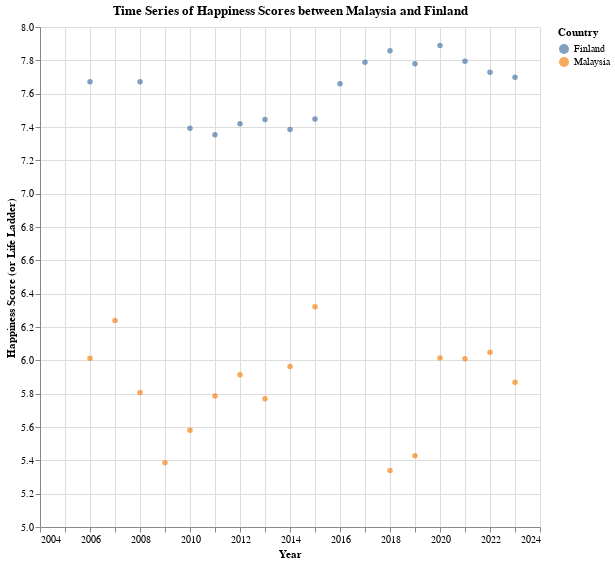

Here is the notebook cell this chart was saved with:
### Markdown cell above
### Interactive Time Series Chart Comparing Happiness Scores

### Code cell
### CHART COMPARING HAPPINESS SCORES BETWEEN MALAYSIA AND FINLAND ###

alt.Chart(df_fm, title = "Time Series of Happiness Scores between Malaysia and Finland"
          ).mark_circle().properties(width = 500, height = 500).encode(
    x = alt.X('year', title = "Year",
              scale = alt.Scale(domain = [2004, 2024]),     # Customise x-axis limits
              axis = alt.Axis(format = 'd',                 # Format variable as plain integers (i.e., remove comma)
                              tickCount = 21                # Set one tick per year
                              )
              ),
    y = alt.Y('Life Ladder', title = "Happiness Score (or Life Ladder)",
              scale = alt.Scale(domain = [5, 8])            # Customise y-axis limits
              ),
    color = alt.Color('Country name', title = 'Country'),
    tooltip = ['Country name', 'year', 'Life Ladder']       # Interactivity
)

### Figure 1 — Vega-Lite specification as saved in the notebook (floating-point values rounded to 4 significant figures)
{"config": {"view": {"continuousWidth": 300, "continuousHeight": 300}}, "data": {"name": "data-a6ee15c20d6953aef5f1a50322c579a4"}, "mark": {"type": "circle"}, "encoding": {"color": {"field": "Country name", "title": "Country", "type": "nominal"}, "tooltip": [{"field": "Country name", "type": "nominal"}, {"field": "year", "type": "quantitative"}, {"field": "Life Ladder", "type": "quantitative"}], "x": {"axis": {"format": "d", "tickCount": 21}, "field": "year", "scale": {"domain": [2004, 2024]}, "title": "Year", "type": "quantitative"}, "y": {"field": "Life Ladder", "scale": {"domain": [5, 8]}, "title": "Happiness Score (or Life Ladder)", "type": "quantitative"}}, "height": 500, "title": "Time Series of Happiness Scores between Malaysia and Finland", "width": 500, "$schema": "https://vega.github.io/schema/vega-lite/v5.20.1.json", "datasets": {"data-a6ee15c20d6953aef5f1a50322c579a4": [{"Country name": "Finland", "year": 2006, "Life Ladder": 7.672, "Log GDP per capita": 10.74, "Social support": 0.965, "Healthy life expectancy at birth": 68.72, "Freedom to make life choices": 0.969, "Generosity": -0.011, "Perceptions of corruption": 0.132, "Positive affect": 0.683, "Negative affect": 0.172}, {"Country name": "Finland", "year": 2008, "Life Ladder": 7.671, "Log GDP per capita": 10.8, "Social support": 0.951, "Healthy life expectancy at birth": 69.16, "Freedom to make life choices": 0.934, "Generosity": 0.022, "Perceptions of corruption": 0.217, "Positive affect": 0.691, "Negative affect": 0.144}, {"Country name": "Finland", "year": 2010, "Life Ladder": 7.393, "Log GDP per capita": 10.73, "Social support": 0.935, "Healthy life expectancy at birth": 69.6, "Freedom to make life choices": 0.916, "Generosity": 0.085, "Perceptions of corruption": 0.413, "Positive affect": 0.758, "Negative affect": 0.202}, {"Country name": "Finland", "year": 2011, "Life Ladder": 7.354, "Log GDP per capita": 10.75, "Social support": 0.938, "Healthy life expectancy at birth": 69.82, "Freedom to make life choices": 0.936, "Generosity": 0.095, "Perceptions of corruption": 0.32, "Positive affect": 0.709, "Negative affect": 0.205}, {"Country name": "Finland", "year": 2012, "Life Ladder": 7.42, "Log GDP per capita": 10.73, "Social support": 0.928, "Healthy life expectancy at birth": 70.04, "Freedom to make life choices": 0.921, "Generosity": -0.007, "Perceptions of corruption": 0.361, "Positive affect": 0.742, "Negative affect": 0.202}, {"Country name": "Finland", "year": 2013, "Life Ladder": 7.445, "Log GDP per capita": 10.72, "Social support": 0.941, "Healthy life expectancy at birth": 70.26, "Freedom to make life choices": 0.919, "Generosity": 0.034, "Perceptions of corruption": 0.306, "Positive affect": 0.752, "Negative affect": 0.195}, {"Country name": "Finland", "year": 2014, "Life Ladder": 7.385, "Log GDP per capita": 10.71, "Social support": 0.952, "Healthy life expectancy at birth": 70.48, "Freedom to make life choices": 0.933, "Generosity": -0.007, "Perceptions of corruption": 0.265, "Positive affect": 0.766, "Negative affect": 0.199}, {"Country name": "Finland", "year": 2015, "Life Ladder": 7.448, "Log GDP per capita": 10.72, "Social support": 0.948, "Healthy life expectancy at birth": 70.7, "Freedom to make life choices": 0.93, "Generosity": 0.105, "Perceptions of corruption": 0.223, "Positive affect": 0.736, "Negative affect": 0.191}, {"Country name": "Finland", "year": 2016, "Life Ladder": 7.66, "Log GDP per capita": 10.74, "Social support": 0.954, "Healthy life expectancy at birth": 70.78, "Freedom to make life choices": 0.948, "Generosity": -0.033, "Perceptions of corruption": 0.25, "Positive affect": 0.769, "Negative affect": 0.182}, {"Country name": "Finland", "year": 2017, "Life Ladder": 7.788, "Log GDP per capita": 10.77, "Social support": 0.964, "Healthy life expectancy at birth": 70.85, "Freedom to make life choices": 0.962, "Generosity": -0.008, "Perceptions of corruption": 0.192, "Positive affect": 0.756, "Negative affect": 0.176}, {"Country name": "Finland", "year": 2018, "Life Ladder": 7.858, "Log GDP per capita": 10.78, "Social support": 0.962, "Healthy life expectancy at birth": 70.92, "Freedom to make life choices": 0.938, "Generosity": -0.133, "Perceptions of corruption": 0.199, "Positive affect": 0.749, "Negative affect": 0.182}, {"Country name": "Finland", "year": 2019, "Life Ladder": 7.78, "Log GDP per capita": 10.79, "Social support": 0.937, "Healthy life expectancy at birth": 71.0, "Freedom to make life choices": 0.948, "Generosity": -0.058, "Perceptions of corruption": 0.195, "Positive affect": 0.732, "Negative affect": 0.181}, {"Country name": "Finland", "year": 2020, "Life Ladder": 7.889, "Log GDP per capita": 10.77, "Social support": 0.962, "Healthy life expectancy at birth": 71.08, "Freedom to make life choices": 0.962, "Generosity": -0.123, "Perceptions of corruption": 0.164, "Positive affect": 0.748, "Negative affect": 0.193}, {"Country name": "Finland", "year": 2021, "Life Ladder": 7.794, "Log GDP per capita": 10.79, "Social support": 0.97, "Healthy life expectancy at birth": 71.15, "Freedom to make life choices": 0.963, "Generosity": -0.039, "Perceptions of corruption": 0.192, "Positive affect": 0.752, "Negative affect": 0.175}, {"Country name": "Finland", "year": 2022, "Life Ladder": 7.729, "Log GDP per capita": 10.81, "Social support": 0.974, "Healthy life expectancy at birth": 71.22, "Freedom to make life choices": 0.959, "Generosity": 0.101, "Perceptions of corruption": 0.19, "Positive affect": 0.741, "Negative affect": 0.191}, {"Country name": "Finland", "year": 2023, "Life Ladder": 7.699, "Log GDP per capita": 10.81, "Social support": 0.947, "Healthy life expectancy at birth": 71.3, "Freedom to make life choices": 0.943, "Generosity": -0.001, "Perceptions of corruption": 0.185, "Positive affect": 0.717, "Negative affect": 0.173}, {"Country name": "Malaysia", "year": 2006, "Life Ladder": 6.012, "Log GDP per capita": 9.827, "Social support": 0.866, "Healthy life expectancy at birth": 65.08, "Freedom to make life choices": 0.837, "Generosity": 0.196, "Perceptions of corruption": 0.74, "Positive affect": 0.687, "Negative affect": 0.243}, {"Country name": "Malaysia", "year": 2007, "Life Ladder": 6.239, "Log GDP per capita": 9.867, "Social support": 0.871, "Healthy life expectancy at birth": 65.16, "Freedom to make life choices": 0.844, "Generosity": 0.085, "Perceptions of corruption": 0.799, "Positive affect": 0.719, "Negative affect": 0.162}, {"Country name": "Malaysia", "year": 2008, "Life Ladder": 5.807, "Log GDP per capita": 9.893, "Social support": 0.803, "Healthy life expectancy at birth": 65.24, "Freedom to make life choices": 0.78, "Generosity": 0.04, "Perceptions of corruption": 0.884, "Positive affect": 0.728, "Negative affect": 0.186}, {"Country name": "Malaysia", "year": 2009, "Life Ladder": 5.385, "Log GDP per capita": 9.858, "Social support": 0.792, "Healthy life expectancy at birth": 65.32, "Freedom to make life choices": 0.874, "Generosity": -0.013, "Perceptions of corruption": 0.858, "Positive affect": 0.74, "Negative affect": 0.164}, {"Country name": "Malaysia", "year": 2010, "Life Ladder": 5.58, "Log GDP per capita": 9.912, "Social support": 0.839, "Healthy life expectancy at birth": 65.4, "Freedom to make life choices": 0.769, "Generosity": 0.028, "Perceptions of corruption": 0.844, "Positive affect": 0.752, "Negative affect": 0.192}, {"Country name": "Malaysia", "year": 2011, "Life Ladder": 5.786, "Log GDP per capita": 9.948, "Social support": 0.77, "Healthy life expectancy at birth": 65.48, "Freedom to make life choices": 0.84, "Generosity": -0.021, "Perceptions of corruption": 0.842, "Positive affect": 0.785, "Negative affect": 0.155}, {"Country name": "Malaysia", "year": 2012, "Life Ladder": 5.914, "Log GDP per capita": 9.985, "Social support": 0.841, "Healthy life expectancy at birth": 65.56, "Freedom to make life choices": 0.848, "Generosity": 0.013, "Perceptions of corruption": 0.847, "Positive affect": 0.744, "Negative affect": 0.177}, {"Country name": "Malaysia", "year": 2013, "Life Ladder": 5.77, "Log GDP per capita": 10.02, "Social support": 0.831, "Healthy life expectancy at birth": 65.64, "Freedom to make life choices": 0.791, "Generosity": 0.26, "Perceptions of corruption": 0.755, "Positive affect": 0.664, "Negative affect": 0.317}, {"Country name": "Malaysia", "year": 2014, "Life Ladder": 5.963, "Log GDP per capita": 10.06, "Social support": 0.863, "Healthy life expectancy at birth": 65.72, "Freedom to make life choices": 0.808, "Generosity": 0.235, "Perceptions of corruption": 0.845, "Positive affect": 0.711, "Negative affect": 0.261}, {"Country name": "Malaysia", "year": 2015, "Life Ladder": 6.322, "Log GDP per capita": 10.09, "Social support": 0.818, "Healthy life expectancy at birth": 65.8, "Freedom to make life choices": 0.675, "Generosity": 0.218, "Perceptions of corruption": 0.838, "Positive affect": 0.733, "Negative affect": 0.314}, {"Country name": "Malaysia", "year": 2018, "Life Ladder": 5.339, "Log GDP per capita": 10.2, "Social support": 0.789, "Healthy life expectancy at birth": 65.72, "Freedom to make life choices": 0.875, "Generosity": 0.123, "Perceptions of corruption": 0.894, "Positive affect": 0.716, "Negative affect": 0.2}, {"Country name": "Malaysia", "year": 2019, "Life Ladder": 5.428, "Log GDP per capita": 10.23, "Social support": 0.842, "Healthy life expectancy at birth": 65.7, "Freedom to make life choices": 0.916, "Generosity": 0.119, "Perceptions of corruption": 0.782, "Positive affect": 0.735, "Negative affect": 0.176}, {"Country name": "Malaysia", "year": 2020, "Life Ladder": 6.014, "Log GDP per capita": 10.16, "Social support": 0.797, "Healthy life expectancy at birth": 65.67, "Freedom to make life choices": 0.878, "Generosity": 0.096, "Perceptions of corruption": 0.747, "Positive affect": 0.721, "Negative affect": 0.288}, {"Country name": "Malaysia", "year": 2021, "Life Ladder": 6.01, "Log GDP per capita": 10.18, "Social support": 0.794, "Healthy life expectancy at birth": 65.65, "Freedom to make life choices": 0.878, "Generosity": 0.218, "Perceptions of corruption": 0.769, "Positive affect": 0.728, "Negative affect": 0.183}, {"Country name": "Malaysia", "year": 2022, "Life Ladder": 6.048, "Log GDP per capita": 10.25, "Social support": 0.815, "Healthy life expectancy at birth": 65.62, "Freedom to make life choices": 0.957, "Generosity": 0.208, "Perceptions of corruption": 0.789, "Positive affect": 0.767, "Negative affect": 0.191}, {"Country name": "Malaysia", "year": 2023, "Life Ladder": 5.868, "Log GDP per capita": 10.28, "Social support": 0.779, "Healthy life expectancy at birth": 65.6, "Freedom to make life choices": 0.965, "Generosity": 0.154, "Perceptions of corruption": 0.754, "Positive affect": 0.761, "Negative affect": 0.195}]}}
